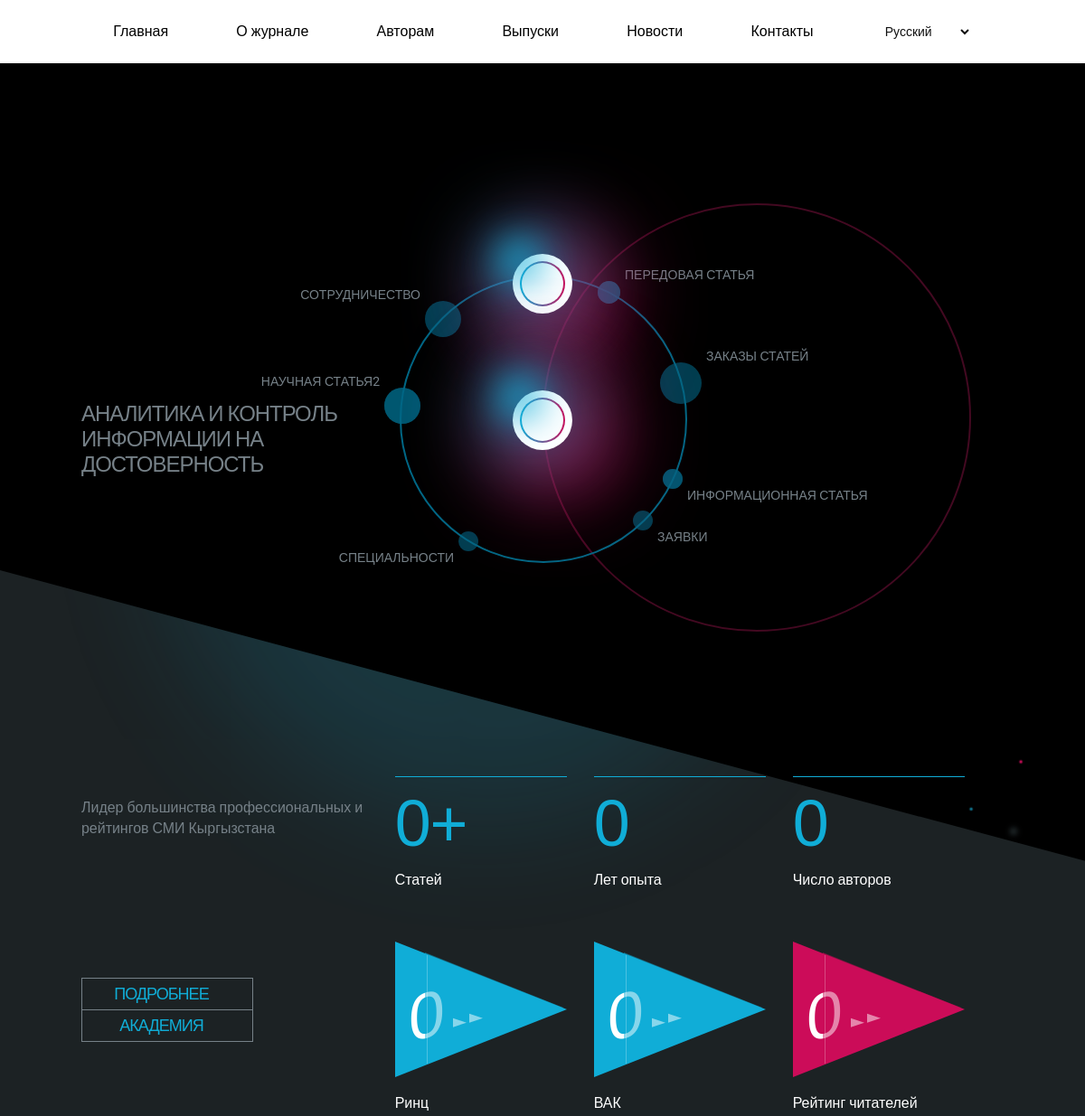
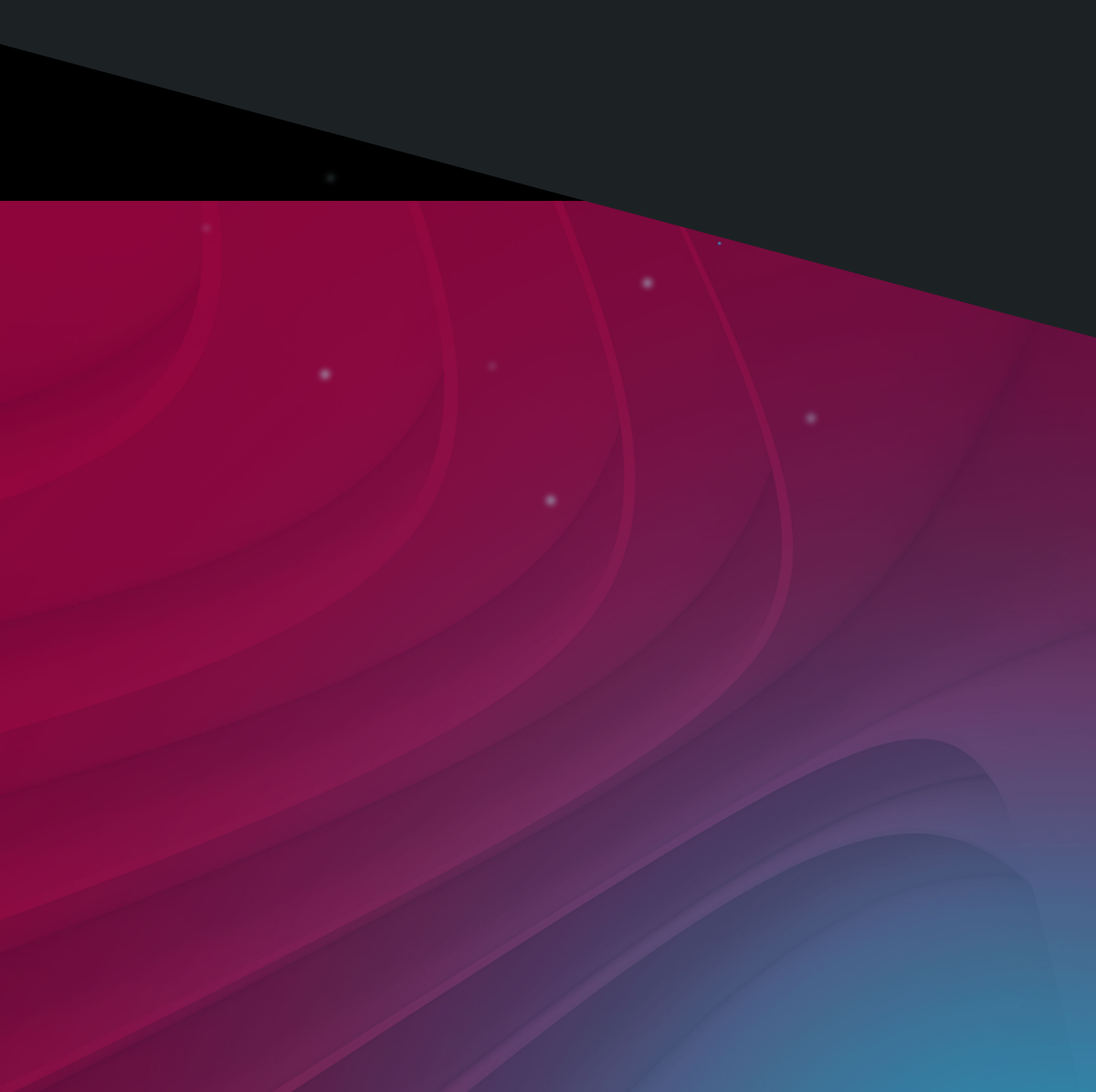
/about_journal/, run on the app's committed database (2 pictures, top to bottom).
### main/models.py (models this page shows, shortened)
class MainTagline(models.Model):
    title = models.CharField(max_length=200, verbose_name='Главный слоган', blank=True, null=True)
    class Meta:
        verbose_name_plural = 'Галерея Слоган'
        verbose_name = 'Галерея Слоган'

class Statistic(models.Model):
    title = models.CharField(max_length=100, verbose_name='Название статистики', blank=True, null=True)
    statistic = models.CharField(max_length=100, verbose_name='Статистика', blank=True, null=True)
    lower = models.CharField(max_length=100, verbose_name='Нижняя цифра', blank=True, null=True)
    comments = models.CharField(max_length=100, verbose_name='Комментарий', blank=True, null=True)
    class Meta:
        verbose_name_plural = 'Главная - Статистика'
        verbose_name = 'Главная - Статистика'

### main/views.py (the view)
# urls.py: path('about_journal/', about_journal, name='about_journal'),
def about_journal(request):
    statistic_1 = Statistic.objects.get(id=4)
    statistic_2 = Statistic.objects.get(id=2)
    statistic_3 = Statistic.objects.get(id=3)
    fourthline = MainTagline.objects.all()[4]
    fifthline = MainTagline.objects.all()[5]
    sixthline = MainTagline.objects.all()[6]
    seventhline = MainTagline.objects.all()[7]
    eightline = MainTagline.objects.all()[8]
    nineteenthline = MainTagline.objects.all()[9]
    twentythline = MainTagline.objects.all()[10]
    twentyonethline = MainTagline.objects.all()[11]
    context = {"statistic_1": statistic_1, "statistic_2": statistic_2, "statistic_3": statistic_3,
               "fourthline": fourthline, "fifthline": fifthline, "sixthline":sixthline,
               "seventhline":seventhline, "eightline":eightline, "nineteenthline":nineteenthline,
               "twentythline":twentythline, "twentyonethline":twentyonethline }
    return render(request, "about_journal.html", context)

### templates/about_journal.html (shortened to what this page needs)
{% extends 'index.html' %}
{% load static %}
{% load i18n%}
{% block page %}
<div id="d-content">
    <section style="padding-top:150px;" class="d-section-0 d-dark d-animbox" id="d-section-0">
        <div class="d-moon d-moon-a2q d-hide-pc"><b></b>
            <div></div>
        </div>
        <div class="d-grid">
            <div class="d-row">
                <div class="d-col d-col-4 d-col-xs-12">
                    <div class="h2 d-ttu d-animate d-fade">{{ fourthline.title }}
                    </div>
                    <div class="d-circle d-circle-0 d-ttu d-animate d-fade">
                        <span class="d-crcl-sm-0"><b class="d-animate d-fade d-delay-2"><i
                                    class="d-hover">{{ fifthline.title }}</i></b></span>
                        <span class="d-crcl-sm-1"><b class="d-animate d-fade d-delay-2"><i
                                class="d-hover">{{ sixthline.title }}</i></b></span>
                        <span class="d-crcl-sm-2"><b class="d-animate d-fade d-delay-2"><i
                                class="d-hover">{{ seventhline.title }}</i></b></span>
                        <span class="d-crcl-sm-3"><b class="d-animate d-fade d-delay-2"><i
                                class="d-hover">{{ eightline.title }}</i></b></span>
                        <span class="d-crcl-sm-1" style="transform: translate(83px, -130px); width: 25px; height: 25px"><b class="d-animate d-fade d-delay-2"><i class="d-hover">{{ nineteenthline.title }}</i></b></span>
                        <span class="d-crcl-sm-0" style="transform: translate(-156px, -15px)"><b class="d-animate d-fade d-delay-2"><i class="d-hover">{{ twentythline.title }}</i></b></span>
                        <span class="d-crcl-sm-2" style="transform: translate(143px, 66px)"><b class="d-animate d-fade d-delay-2"><i class="d-hover">{{ twentyonethline.title }}</i></b></span>
                        <span class="d-crcl-sm-1" style="transform: translate(83px, -130px); width: 25px; height: 25px"><b class="d-animate d-fade d-delay-2"></b></span>
                        <span class="d-crcl-sm-0" style="transform: translate(-156px, -15px)"><b class="d-animate d-fade d-delay-2"></b></span>
                        <span class="d-crcl-sm-2" style="transform: translate(143px, 66px)"><b class="d-animate d-fade d-delay-2"></b></span>
                    </div>
                    <div class="d-circle d-circle-1 d-animate d-fade"></div>
                </div>
            </div>
    </section>
    <section class="d-section-1 d-animbox" id="d-section-1">
        <div class="d-grid">
            <div class="d-row">
                <div class="d-col d-col-4 d-col-xs-12">
                    <div class="d-section-descr d-dark d-xl d-animate d-fade">{% trans 'Лидер большинства профессиональных и рейтингов СМИ Кыргызстана' %}<br/>
                    </div>
                    <nav class="d-nav-view d-blue h3 d-ttu d-animate d-fade">
                        <ul>
                            <li><a href=""
                                   onclick="trackOutboundLink('http://www.aic.ru/showreel/'); return false;"
                                   target="_blank" class="d-hover"><i class="fa fa-external-link d-hover"></i>{% trans 'Подробнее' %}</a>
                            </li>
                            <li><a href="http://www.aic.ru/work/site/"
                                   onclick="trackOutboundLink('http://www.aic.ru/work/site/'); return false;"
                                   target="_blank" class="d-hover"><i
                                    class="fa fa-external-link d-hover"></i>{% trans 'Академия' %}</a>
                            </li>
                        </ul>
                    </nav>
                </div>
                <div class="d-col d-col-8 d-col-xs-12 d-white d-xl">
                    <div class="d-feats-wrap">
                        <div class="d-feats d-cb d-animate d-fade">
                            <article>
                                <div class="d-count d-blue d-ha d-font d-counted" data-count="{{statistic_1.statistic}}">0</div>
                                <div class="d-count-descr">{{statistic_1.title}}</div>
                                <div class="d-feat-pos d-feat-pos-blue d-ha d-hb">
                                    <div class="d-ha d-font"><span class="d-pr d-ha d-hb d-counted"
                                                                   data-count="{{statistic_1.lower}}">0</span></div>
                                </div>
                                <div class="d-feat-pos-descr">{{statistic_1.comments}}
                                </div>
                            </article>
                            <article>
                                <div class="d-count d-blue d-font d-counted" data-count="{{statistic_2.statistic}}">0</div>
                                <div class="d-count-descr">{{statistic_2.title}}</div>
                                <div class="d-feat-pos d-feat-pos-blue d-ha d-hb">
                                    <div class="d-ha d-font"><span class="d-pr d-ha d-hb d-counted"
                                                                   data-count="{{statistic_2.lower}}">0</span></div>
                                </div>
                                <div class="d-feat-pos-descr">{{statistic_2.comments}}
                                </div>
                            </article>
                            <article>
                                <div class="d-count d-blue d-font d-counted" data-count="{{statistic_3.statistic}}">0</div>
                                <div class="d-count-descr">{{statistic_3.title}}</div>
                                <div class="d-feat-pos d-feat-pos-pink d-ha d-hb">
                                    <div class="d-ha d-font"><span class="d-pr d-ha d-hb d-counted"
                                                                   data-count="{{statistic_3.lower}}">0</span></div>
                                </div>
                                <div class="d-feat-pos-descr">{{statistic_3.comments}}
                                </div>
                            </article>
                        </div>
                    </div>
                </div>
            </div>
        </div>
        <div class="d-bgd d-bgd-inv d-bgd-2 d-hb"></div>
    </section>
</div>
</div>
{% endblock %}

### data on the page
MainTagline: title "АНАЛИТИКА И КОНТРОЛЬ ИНФОРМАЦИИ НА ДОСТОВЕРНОСТЬ"
MainTagline: title "СОТРУДНИЧЕСТВО"
MainTagline: title "ЗАКАЗЫ СТАТЕЙ"
MainTagline: title "ЗАЯВКИ"
MainTagline: title "СПЕЦИАЛЬНОСТИ"
MainTagline: title "ПЕРЕДОВАЯ СТАТЬЯ"
MainTagline: title "НАУЧНАЯ СТАТЬЯ2"
MainTagline: title "ИНФОРМАЦИОННАЯ СТАТЬЯ"
Statistic: title "Статей", comments "Ринц"
Statistic: title "Лет опыта", comments "ВАК"
Statistic: title "Число авторов", comments "Рейтинг читателей"

### other printed values
form field language "Русский"
